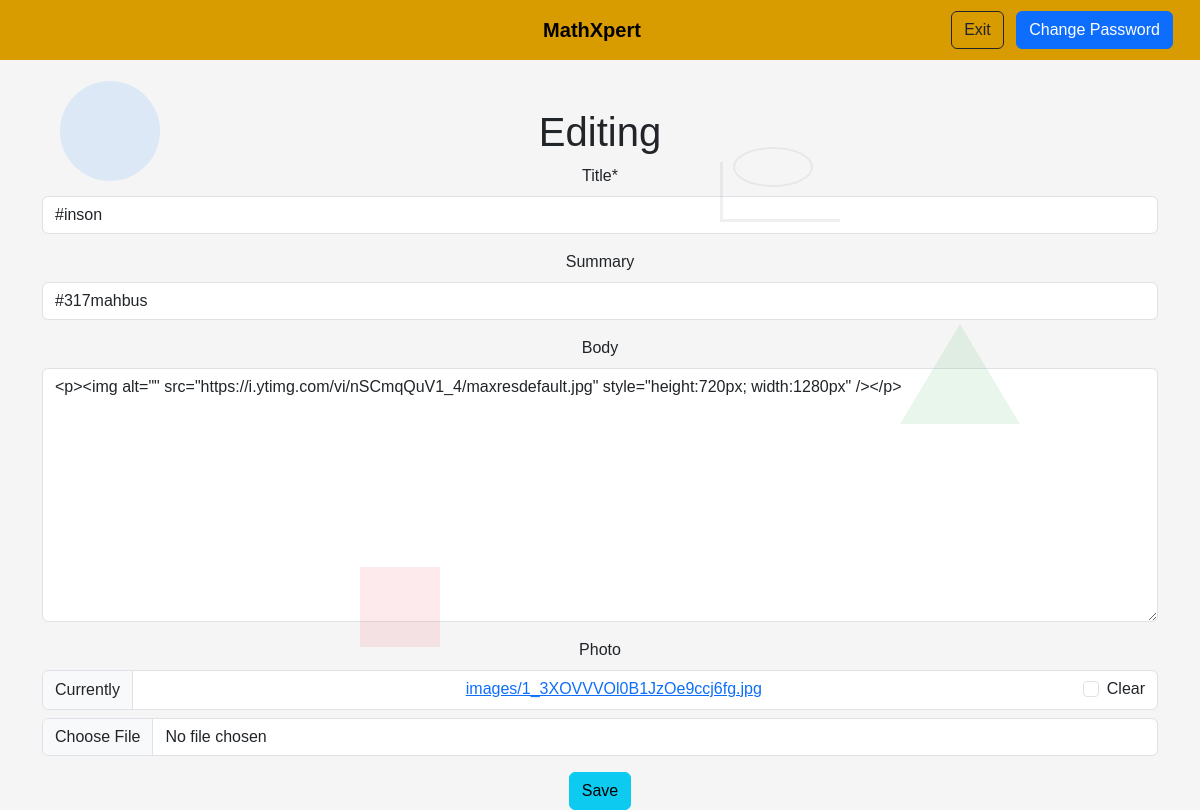
Page /articles/8/edit/ (signed in) on the committed database.
### articles/models.py (models this page shows, shortened)
class Article(models.Model):
    title=models.CharField(max_length=255)
    summary=models.CharField(max_length=200,blank=True)
    body=RichTextField(blank=True,null=True)
    photo=models.ImageField(upload_to='images/',blank=True)
    date=models.DateTimeField(auto_now_add=True)
    author=models.ForeignKey(
        get_user_model(),
        on_delete=models.CASCADE,
    )

### articles/views.py (the view)
# urls.py: path('<int:pk>/edit/',ArticleUpdateView.as_view(),name='article_edit'),
class ArticleUpdateView(LoginRequiredMixin,UserPassesTestMixin,UpdateView):
    model=Article
    fields=['title','summary','body','photo']
    template_name='article_edit.html'
    def test_func(self):
        obj=self.get_object()
        return obj.author==self.request.user

### templates/article_edit.html (shortened to what this page needs)
{%extends 'base.html'%}
{%load crispy_forms_tags%}
{%block content%}
<h1>Editing</h1>
<form method="post" enctype="multipart/form-data">{%csrf_token%}
    {{form|crispy}}
    <button class="btn btn-info ml-2" type="submit">Save</button>
</form>
{%endblock content%}

### templates/base.html (style rules this page uses)
body { background-color: #f5f5f5; font-family: 'Arial', sans-serif; position: relative; overflow-x: hidden; }

### rows in the picture
Article: title "#inson", summary "#317mahbus", body "<p><img alt=\"\" src=\"https://i.ytimg.com/vi/nSCmqQuV1_4/maxresdefault.jpg\" style=\"height:720px; width:1280px\" /></p>"
